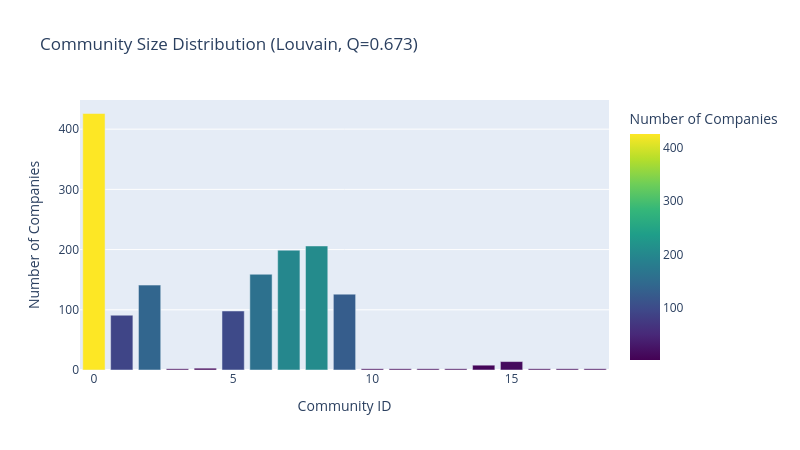

The notebook cell this image was saved under:
### Markdown cell above
## <font size=5>**5.5. Community Size Distribution**</font> <a class="anchor" id="5.5"></a>

[Back to TOC](#toc)

### Code cell
community_sizes = Counter(partition.values())
sizes_df = pd.DataFrame({
    'Community': list(community_sizes.keys()),
    'Size': list(community_sizes.values())
}).sort_values('Size', ascending=False).reset_index(drop=True)

fig = px.bar(
    sizes_df, 
    x='Community', 
    y='Size',
    title=f'Community Size Distribution (Louvain, Q={Q:.3f})',
    labels={'Size': 'Number of Companies', 'Community': 'Community ID'},
    color='Size',
    color_continuous_scale='Viridis'
)
fig.update_layout(height=450, width=800)
fig.show()

print(f"\nCommunity size statistics:")
print(f"  Largest community: {sizes_df['Size'].max()} companies")
print(f"  Smallest community: {sizes_df['Size'].min()} companies")
print(f"  Mean size: {sizes_df['Size'].mean():.1f}")
print(f"  Median size: {sizes_df['Size'].median():.1f}")

### Figure 1 — Plotly figure (JSON) as saved in the notebook; plotly's stock layout.template omitted (floating-point values rounded to 4 significant figures)
{"data": [{"hovertemplate": "Community ID=%{x}<br>Number of Companies=%{marker.color}<extra></extra>", "legendgroup": "", "marker": {"color": [426, 206, 199, 159, 141, 126, 98, 91, 14, 8, 3, 2, 2, 2, 2, 2, 2, 2, 2], "coloraxis": "coloraxis", "pattern": {"shape": ""}}, "name": "", "orientation": "v", "showlegend": false, "textposition": "auto", "type": "bar", "x": [0, 8, 7, 6, 2, 9, 5, 1, 15, 14, 4, 11, 10, 13, 12, 16, 17, 18, 3], "xaxis": "x", "y": [426, 206, 199, 159, 141, 126, 98, 91, 14, 8, 3, 2, 2, 2, 2, 2, 2, 2, 2], "yaxis": "y"}], "layout": {"barmode": "relative", "coloraxis": {"colorbar": {"title": {"text": "Number of Companies"}}, "colorscale": [[0, "#440154"], [0.1111, "#482878"], [0.2222, "#3e4989"], [0.3333, "#31688e"], [0.4444, "#26828e"], [0.5556, "#1f9e89"], [0.6667, "#35b779"], [0.7778, "#6ece58"], [0.8889, "#b5de2b"], [1, "#fde725"]]}, "height": 450, "legend": {"tracegroupgap": 0}, "title": {"text": "Community Size Distribution (Louvain, Q=0.673)"}, "width": 800, "xaxis": {"anchor": "y", "domain": [0, 1], "title": {"text": "Community ID"}}, "yaxis": {"anchor": "x", "domain": [0, 1], "title": {"text": "Number of Companies"}}}}
